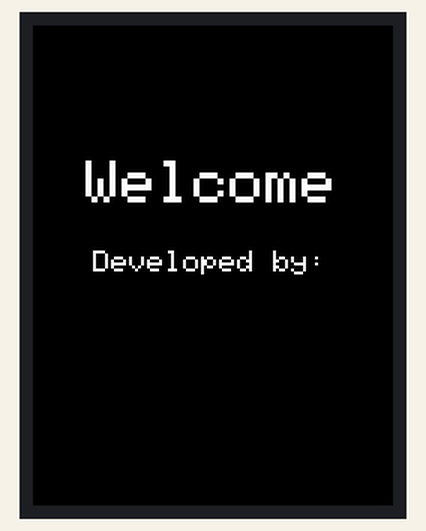
Recording of a sketch running on a simulated Arduino Uno, built with avr-gcc and run on an emulated ATmega328P. Parts: 240×320 colour display. What the sketch prints to the serial monitor is not drawn.

Above: at 0.3 s.
At 2.09 s:
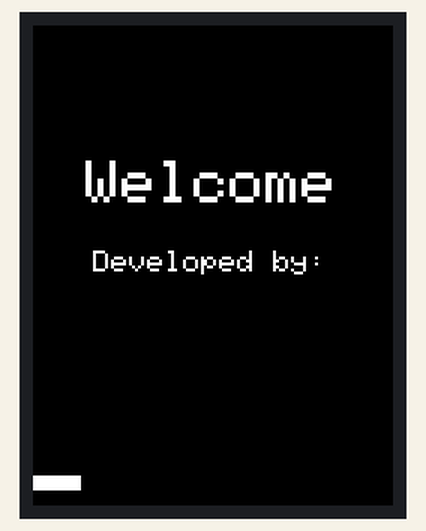
At 3.0 s:
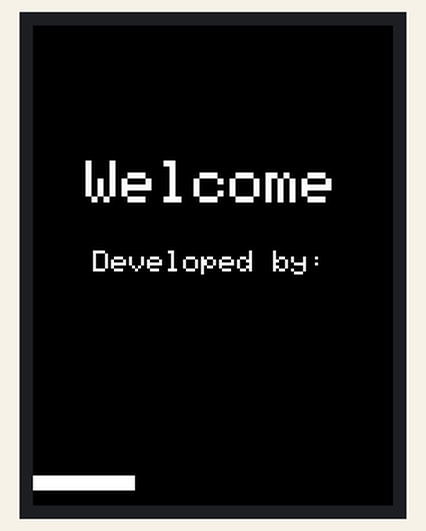
At 3.92 s:
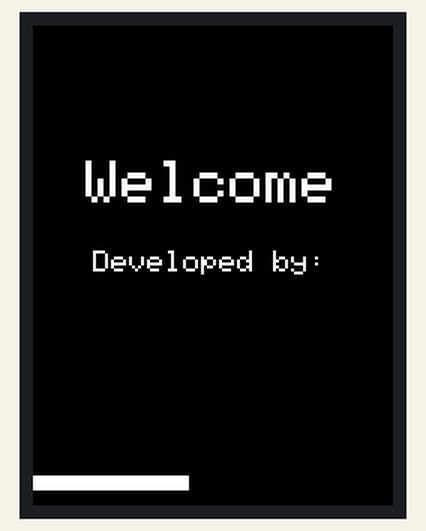
At 5.72 s:
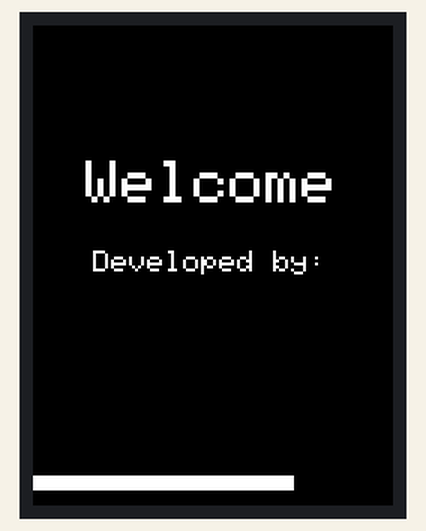
At 7.5 s:
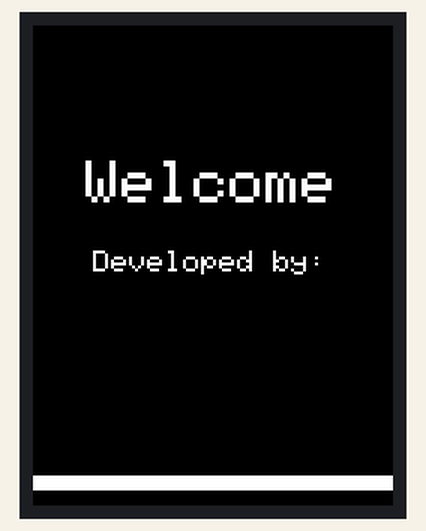

Measured:
- what the display in image 5 shows lasts 2.7 s, from 7.4 s to 10.1 s

The sketch:

main.ino
```cpp
/*
Developed by Patrick Gawel
All right reserverd 2020

*/
#include <Adafruit_GFX.h>    // Core graphics library
#include <MCUFRIEND_kbv.h>   // Hardware-specific library
MCUFRIEND_kbv tft;     //Initlize screen
#include <TouchScreen.h>
#define MINPRESSURE 200
#define MAXPRESSURE 1000
#include <FreeDefaultFonts.h>

#define BLACK   0x0000   //Define Basic Colors
#define RED     0xF800
#define GREEN   0x07E0
#define WHITE   0xFFFF
#define GREY    0x8410


const int XP = 8, XM = A2, YP = A3, YM = 9; //ID=0x9341     //Calibration Values
const int TS_LEFT = 896, TS_RT = 132, TS_TOP = 80, TS_BOT = 894;
TouchScreen ts = TouchScreen(XP, YP, XM, YM, 300);  //Set Touchscreen Vals
int pixel_x, pixel_y;

Adafruit_GFX_Button main_but; //Set Button
void setup(void)
{
    Serial.begin(9600);  //Start Serial
    uint16_t ID = tft.readID();  //Get ID of scren
    if (ID == 0xD3) ID = 0x9481;  //Start Screen at ID location
    tft.begin(ID);
    tft.setRotation(0);  //Set photomode (Landscape/portrait)
    delay(50);
    tft.fillScreen(BLACK);  //Make screen Black
    startupSCREEN();  //Loading screen


}

void loop(void)
{
  int val=Touch_getXY;
  Serial.println(val);


}
void startupSCREEN(void){
    tft.setTextColor(WHITE);  //Write the Text
    tft.setTextSize(4);
    tft.setCursor(35 , 90);
    tft.print("Welcome");
    tft.setTextSize(2);
    tft.setCursor(40, 150);
    tft.print("Developed by:");
    tft.setTextSize(1);
    tft.setCursor(50, 200);

    for(int i=0; i<300; i=i+2){   //Loading Bar
      if(i==0){                   //Wait for clear screen to finish
        delay(1000);
      }
      tft.fillRect(0,300, i, 10, WHITE); //Draw Rectange
      delay(50);
    }
    delay(1000);
    tft.fillScreen(BLACK);   //Clear Screen
}
bool Touch_getXY(void)      //Gets Touchscreen Values
{
    TSPoint p = ts.getPoint();
    pinMode(YP, OUTPUT);      //restore shared pins
    pinMode(XM, OUTPUT);
    digitalWrite(YP, HIGH);   //because TFT control pins
    digitalWrite(XM, HIGH);
    bool pressed = (p.z > MINPRESSURE && p.z < MAXPRESSURE);
    if (pressed) {
        pixel_x = map(p.x, TS_LEFT, TS_RT, 0, tft.width()); //.kbv makes sense to me
        pixel_y = map(p.y, TS_TOP, TS_BOT, 0, tft.height());
    }
    return pressed;
}
```
